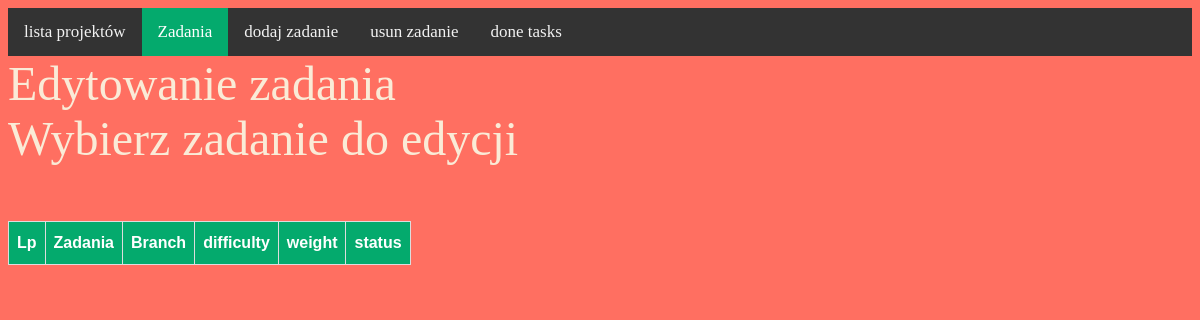
Page /8 on the earlier database version.
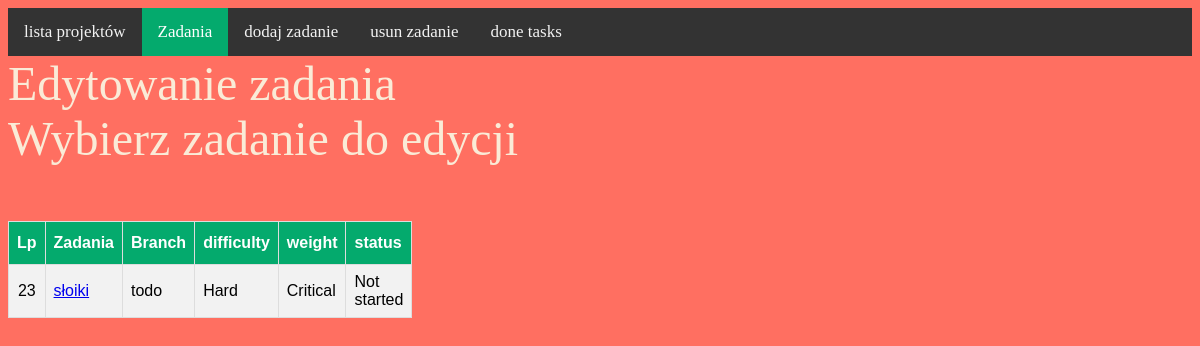
Same page on the later database version.
### task/models.py (models this page shows, shortened)
class Task(models.Model):
    title = models.CharField(max_length=255, unique=True)
    task = models.TextField()
    branch = models.PositiveSmallIntegerField(choices=Branch.BRANCH, default=0)
    created = models.DateTimeField(auto_now_add=True)
    modified = models.DateTimeField(auto_now=True)
    timeneed = models.IntegerField()
    timedone = models.DecimalField(max_digits=6, decimal_places=2,default=0)
    weight = models.PositiveSmallIntegerField(choices=Weight.WEIGHT, default=0)
    level = models.PositiveSmallIntegerField(choices=Level.LEVEL, default=0)
    status = models.PositiveSmallIntegerField(choices=Status.STATUS, default=0)
    projekt = models.ForeignKey(Projects, on_delete=models.CASCADE, default=None)
    timeusing = models.IntegerField(blank=True, default=0)

### main/views.py (the view)
# urls.py: path('<int:projekt_id>', zadania, name="zadania"),
def zadania(request, projekt_id: int):
    global no_project
    no_project = projekt_id
    print(f"numer projektu : {no_project}")
    zadania = Task.objects.all().filter(projekt=projekt_id, status__lt=2)
    contex = {"zadania": zadania, "nr_projektu": projekt_id, "side": "show"}
    return render(request, "main/lista_zadan.html", contex)

### main/templates/main/lista_zadan.html (shortened to what this page needs)
{% extends 'base.html'%}
{% load static %}
{% block content %}
<div class="topnav">
  <a  href="{% url 'main:start' %}">lista projektów</a>
  {% if side == "delete" %}
    <a   href="{% url 'main:zadania' nr_projektu %}">Zadania</a>
    <a href="{% url 'main:add_task' %}">dodaj zadanie</a>
    <a class="active" href="{% url 'main:delete_task' nr_projektu %}">usun zadanie</a>
    <a href="{% url 'main:done_task' nr_projektu %}">done tasks</a>
  {% elif side == "show" %}
    <a  class="active" href="{% url 'main:zadania' nr_projektu %}">Zadania</a>
    <a href="{% url 'main:add_task' %}">dodaj zadanie</a>
    <a href="{% url 'main:delete_task' nr_projektu %}">usun zadanie</a>
    <a href="{% url 'main:done_task' nr_projektu %}">done tasks</a>
  {% else %}
    <a href="{% url 'main:zadania' nr_projektu %}">Zadania</a>
    <a href="{% url 'main:add_task' %}">dodaj zadanie</a>
    <a href="{% url 'main:delete_task' nr_projektu %}">usun zadanie</a>
    <a class="active"  href="{% url 'main:done_task' nr_projektu %}">done tasks</a>
  {% endif %}
</div>
<div>
  {% if side == "delete" %}
    Usuwanie zadania <br> Wybierz zadanie do usuniecia
  {% elif side == "show" %}
    Edytowanie zadania <br> Wybierz zadanie do edycji
  {% else %}
    Zakończone zadania
  {% endif %}
  <br><br>
</div>
<table id="customers">
  <tr>
    <th class="lp">Lp</th>
    <th>Zadania</th>
    <th>Branch</th>
    <th>difficulty</th>
    <th>weight</th>
    <th>status</th>
  </tr>
  {% for zadanie in zadania %}
  <tr>
    <td class="lp">{{ zadanie.id }}</td>
      {% if side == "delete" %}
        <td><a href="{% url 'main:remove_task' zadanie.id %}">{{ zadanie.title }}</a></td>
      {% else %}
        <td><a href="{% url 'main:check_task' zadanie.id %}">{{ zadanie.title }}</a></td>
      {% endif %}
    <td>{{ zadanie.get_branch_display }}</td>
    <td>{{ zadanie.get_level_display }}</td>
    <td>{{ zadanie.get_weight_display }}</td>
    <td>{{ zadanie.get_status_display }}</td>
  </tr>
  {% endfor %}
</table>
{% endblock %}

Differences in the rows shown:
added Task: id "23", title "słoiki", branch "todo", level "Hard", weight "Critical", status "Not started"
